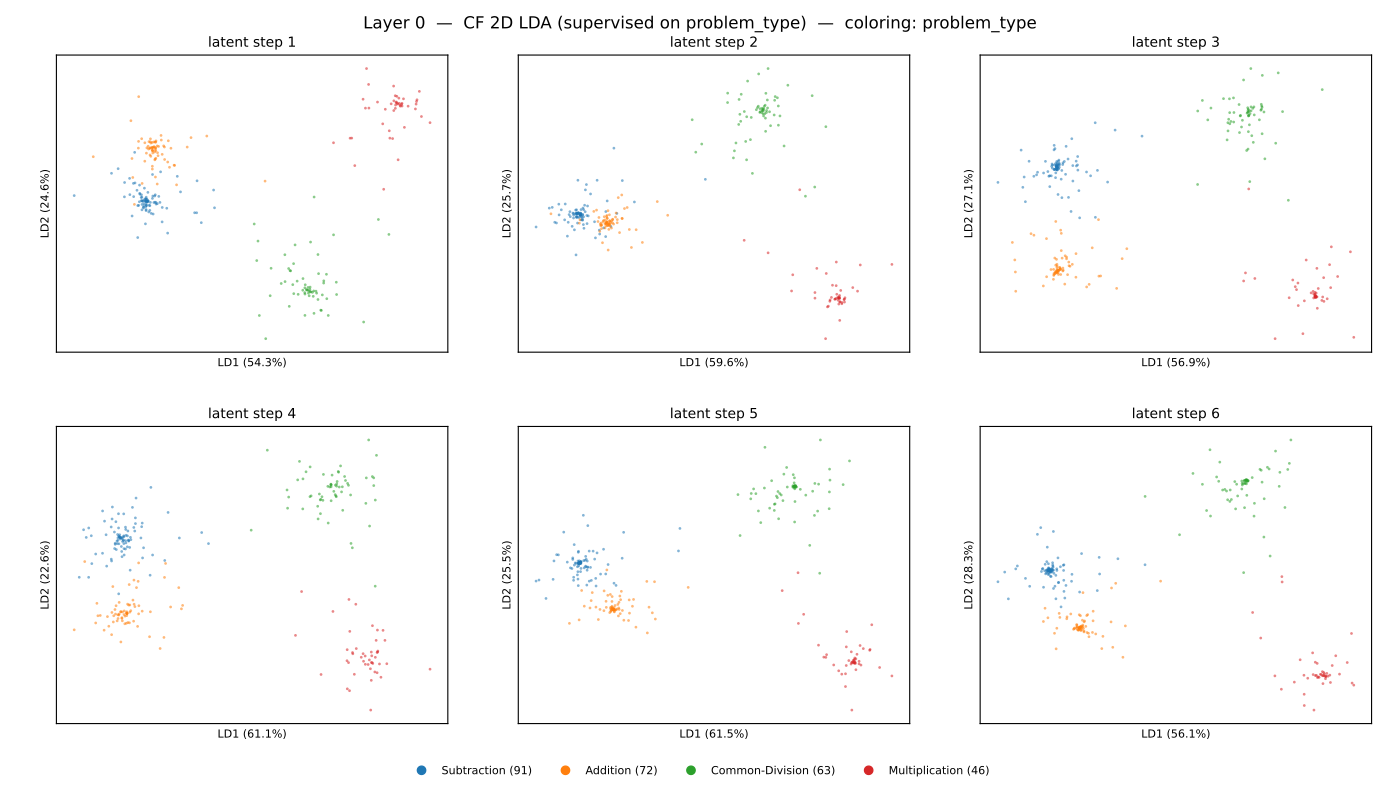

Recreate this plot in Python.
"""Per-(layer, latent-step) 2D LDA on the *counterfactual* magnitude-matched
SVAMP activations, supervised on problem type. Colorings:
  - problem_type   : sanity check that the LDA finds operator separation
  - output_bucket  : does the operator-supervised axis also separate magnitude
                     buckets? On magnitude-matched CF, magnitude is decoupled
                     from operator by construction, so the same axes should
                     NOT separate buckets — that's the disentanglement test.

Layout:
  - 17 slides, problem_type coloring
  - 17 slides, output_bucket coloring
Total: 34 slides.
"""

from __future__ import annotations

import json
from collections import Counter
from pathlib import Path

import matplotlib.pyplot as plt
import numpy as np
import torch
from matplotlib.backends.backend_pdf import PdfPages
from matplotlib.lines import Line2D
from sklearn.discriminant_analysis import LinearDiscriminantAnalysis


REPO = Path(__file__).resolve().parent.parent.parent
ACTS_PATH = REPO / "inference" / "runs" / "cf_balanced_student" / "activations.pt"
CF_DATA = REPO.parent / "cf-datasets" / "cf_balanced.json"
OUT_PDF = REPO / "visualizations-student-correct" / "sc-v1" / "cf_lda_slideshow.pdf"

PROBLEM_TYPE_COLORS = {
    "Subtraction": "#1f77b4",
    "Addition": "#ff7f0e",
    "Common-Division": "#2ca02c",
    "Multiplication": "#d62728",
}
BUCKETS_ORDER = ["<10", "10-99", "100-999", "1000+"]
BUCKET_COLORS = {
    "<10": "#440154",
    "10-99": "#3b528b",
    "100-999": "#21918c",
    "1000+": "#fde725",
}


def load_metadata() -> dict:
    rows = json.load(open(CF_DATA))
    return {
        "n": len(rows),
        "problem_type": np.array([r["type"] for r in rows]),
        "output_bucket": np.array([r["output_bucket"] for r in rows]),
    }


def load_activations() -> np.ndarray:
    print(f"loading activations from {ACTS_PATH}", flush=True)
    t = torch.load(ACTS_PATH, map_location="cpu", weights_only=True)
    a = t.float().numpy()  # (N, S, L, H)
    print(f"  shape={a.shape}  bytes={a.nbytes/1e9:.2f} GB", flush=True)
    return a


def fit_all_lda_2d(
    acts: np.ndarray, problem_type: np.ndarray
) -> tuple[np.ndarray, np.ndarray]:
    """Fit LDA per (layer, latent_step) supervised on problem_type. Returns
    coords (L, S, N, 2) and var-ratio (L, S, 2)."""
    N, S, L, _H = acts.shape
    out = np.empty((L, S, N, 2), dtype=np.float32)
    var_ratio = np.empty((L, S, 2), dtype=np.float32)
    print(
        f"fitting {L*S} LDAs (2D, supervised on CF problem_type, "
        f"per layer × per latent step)",
        flush=True,
    )
    for layer in range(L):
        for step in range(S):
            X = acts[:, step, layer, :]
            lda = LinearDiscriminantAnalysis(n_components=2, solver="svd")
            out[layer, step] = lda.fit_transform(X, problem_type)
            var_ratio[layer, step] = lda.explained_variance_ratio_[:2]
        print(f"  layer {layer}/{L-1} done", flush=True)
    return out, var_ratio


def render_slide(
    pdf: PdfPages,
    layer: int,
    proj_for_layer: np.ndarray,  # (S, N, 2)
    var_for_layer: np.ndarray,   # (S, 2)
    coloring: str,
    meta: dict,
):
    S = proj_for_layer.shape[0]
    fig, axes = plt.subplots(2, 3, figsize=(14, 7.875))
    fig.suptitle(
        f"Layer {layer}  —  CF 2D LDA (supervised on problem_type)  "
        f"—  coloring: {coloring}",
        fontsize=12,
    )
    legend_proxies: list[Line2D] = []
    for s, ax in enumerate(axes.ravel()):
        if s >= S:
            ax.axis("off")
            continue
        xy = proj_for_layer[s]

        if coloring == "problem_type":
            for cls, color in PROBLEM_TYPE_COLORS.items():
                mask = meta["problem_type"] == cls
                ax.scatter(xy[mask, 0], xy[mask, 1],
                           s=4, c=color, alpha=0.55, linewidths=0)
            if s == 0:
                for cls, color in PROBLEM_TYPE_COLORS.items():
                    n = (meta["problem_type"] == cls).sum()
                    legend_proxies.append(
                        Line2D([0], [0], marker="o", linestyle="",
                               color=color, label=f"{cls} ({n})"))
        elif coloring == "output_bucket":
            for cls in BUCKETS_ORDER:
                mask = meta["output_bucket"] == cls
                ax.scatter(xy[mask, 0], xy[mask, 1],
                           s=4, c=BUCKET_COLORS[cls], alpha=0.55, linewidths=0)
            if s == 0:
                for cls in BUCKETS_ORDER:
                    n = (meta["output_bucket"] == cls).sum()
                    legend_proxies.append(
                        Line2D([0], [0], marker="o", linestyle="",
                               color=BUCKET_COLORS[cls], label=f"{cls} ({n})"))
        else:
            raise ValueError(coloring)

        ax.set_title(f"latent step {s+1}", fontsize=10)
        ax.set_xticks([])
        ax.set_yticks([])
        ax.set_xlabel(f"LD1 ({var_for_layer[s, 0]*100:.1f}%)", fontsize=8)
        ax.set_ylabel(f"LD2 ({var_for_layer[s, 1]*100:.1f}%)", fontsize=8)

    if legend_proxies:
        fig.legend(handles=legend_proxies, loc="lower center",
                   ncol=len(legend_proxies), fontsize=8, frameon=False,
                   bbox_to_anchor=(0.5, 0.0))
    fig.subplots_adjust(top=0.93, bottom=0.08, left=0.04, right=0.98,
                        wspace=0.18, hspace=0.25)
    pdf.savefig(fig, dpi=140)
    plt.close(fig)


def main():
    meta = load_metadata()
    acts = load_activations()

    # Filter to student-correct on cf_balanced student.
    cr = json.load(open(REPO / "inference/runs/cf_balanced_student/results.json"))
    mask = np.array([r["correct"] for r in cr], dtype=bool)
    print(f"filtering to student-correct: {int(mask.sum())}/{len(mask)} kept", flush=True)
    acts = acts[mask]
    for k in ("problem_type", "output_bucket"):
        meta[k] = meta[k][mask]
    meta["n"] = int(mask.sum())

    print("CF labels (student-correct only):",
          " problem_type=", dict(Counter(meta["problem_type"])),
          " | output_bucket=", dict(Counter(meta["output_bucket"])),
          flush=True)

    proj_all, var_all = fit_all_lda_2d(acts, meta["problem_type"])
    L = proj_all.shape[0]

    print(f"writing {OUT_PDF}", flush=True)
    OUT_PDF.parent.mkdir(parents=True, exist_ok=True)
    with PdfPages(OUT_PDF) as pdf:
        for coloring in ["problem_type", "output_bucket"]:
            print(f"  coloring: {coloring}", flush=True)
            for layer in range(L):
                render_slide(pdf, layer, proj_all[layer], var_all[layer], coloring, meta)
    print(f"done -> {OUT_PDF}  ({OUT_PDF.stat().st_size/1e6:.1f} MB)")


if __name__ == "__main__":
    main()
